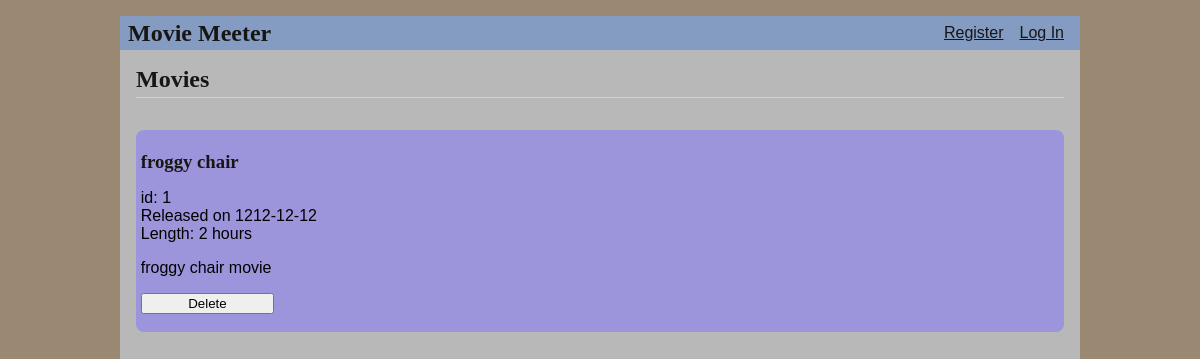
The app's page /movies with its own data.
### tables this page shows
CREATE TABLE movie (
  id INTEGER PRIMARY KEY AUTOINCREMENT,
  released TIMESTAMP NOT NULL DEFAULT CURRENT_TIMESTAMP,
  title TEXT UNIQUE NOT NULL,
  summary TEXT NOT NULL,
  duration_in_hours INTEGER NOT NULL
);

### project/movie.py (the view, shortened to what this page needs)
@bp.route('/movies', methods=('GET', 'POST'))
def index():
    db = get_db()  # Retrieve the database connection
    movies = db.execute(
        'SELECT * '
        'FROM movie '
        'ORDER BY released DESC'
    ).fetchall()
    return render_template('movie/index.html', movies=movies)

### project/auth.py (called while the page is built)
@bp.before_app_request
def load_logged_in_user():
    user_id = session.get('user_id')
    if user_id is None:
        g.user = None
    else:
        g.user = get_db().execute(
            'SELECT * FROM user WHERE id = ?', (user_id,)
        ).fetchone()

### project/db.py (called while the page is built)
def get_db():
    if 'db' not in g:
        g.db = sqlite3.connect(
            current_app.config['DATABASE'],
            detect_types=sqlite3.PARSE_DECLTYPES,
            isolation_level='EXCLUSIVE'
        )
        g.db.row_factory = sqlite3.Row
    return g.db

### project/templates/movie/index.html (shortened to what this page needs)
{% extends 'base.html' %}
{% block header %}
  <h1>{% block title %}Movies{% endblock %}</h1>
{% endblock %}
{% block content %}
  {% for movie in movies %}
    <form method="post">
      <article class="movie">
        <header>
          <div>
            <h1>{{ movie['title'] }}</h1>
            <div>id: {{  movie['id'] }}</div>
            <div class="about">Released on {{ movie['released'].strftime('%Y-%m-%d') }}</div>
            <div>Length: {{ movie['duration_in_hours'] }} hours</div>
          </div>
        </header>
        <p class="body">{{ movie['summary'] }}</p>
        <input type="submit" value="Delete">
      </article>
    </form>
  {% endfor %}
{% endblock %}

### project/static/style.css (style rules this page uses)
h1, h2, h3, h4, h5, h6 { font-family: serif; color: #171614; margin: 1rem 0; }
.content > header h1 { flex: auto; margin: 1rem 0 0.25rem 0; }
.content form { margin: 1em 0; display: flex; flex-direction: column; }
.content input, .content textarea { margin-bottom: 1em; }
input[type=submit] { align-self: start; min-width: 10em; }
.movie, .meeting { background-color: #9C95DC; padding: 0.3rem; margin-top: 1rem; margin-bottom: 1rem; border-radius: 0.5rem; }

### records on screen
movie: title "froggy chair", id "1", released "1212-12-12", duration_in_hours "2", summary "froggy chair movie"
